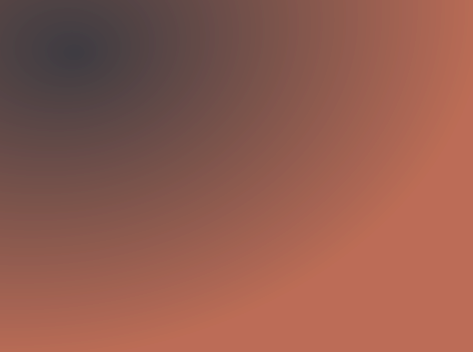
<?xml version="1.0" encoding="UTF-8"?>
<ui version="4.0">
 <class>BreakthroughsListWidget</class>
 <widget class="QWidget" name="BreakthroughsListWidget">
  <property name="geometry">
   <rect>
    <x>0</x>
    <y>0</y>
    <width>473</width>
    <height>352</height>
   </rect>
  </property>
  <property name="windowTitle">
   <string notr="true"/>
  </property>
  <property name="toolTip">
   <string notr="true"/>
  </property>
  <property name="styleSheet">
   <string notr="true">* {
	font-family: &quot;VertigoFLF&quot;, &quot;Tw Cen MT&quot;, &quot;Arial&quot;;
	font-weight: bold;
}


#BreakthroughsListWidget {
	background-color: qradialgradient(spread:pad, cx:0, cy:0, radius:1.034, fx:0.16, fy:0.152, stop:0 rgba(23, 20, 27, 150), stop:1 rgba(175, 79, 52, 150));
}


QListWidget {
	padding: 5px 5px 5px 5px;
	color: #F5E002;
	selection-color: #8E98A7;
	selection-background-color: rgb(26, 141, 144);
	font-size: 22px;
}


/* scrollbar vertical */
QScrollBar:vertical {
	background-color: qradialgradient(spread:pad, cx:0.5, cy:0.5, radius:0.749, fx:0.5, fy:0.5, stop:0 rgba(113, 238, 254, 140), stop:1 rgba(8, 58, 117, 160));;
	border: 1px solid rgba(113, 238, 254, 1);
	border-radius: 5px;
}
QScrollBar:groove {
	border-radius: 5px;
}
QScrollBar::handle {
	background-color: rgba(245, 224, 2, 1);
	border-radius: 5px;
}
QScrollBar::handle:pressed {
	background-color: rgba(255, 244, 22, 1);
}
QScrollBar::sub-line {
	width: 0;
	height: 0;
	background: none;
}
QScrollBar::add-line {
	width: 0;
	height: 0;
	background: none;
}


QScrollBar:vertical {
	width: 13px;
}
QScrollBar::handle:vertical {
	min-height: 15px;
}
QScrollBar::sub-page:vertical {
	background: none;
}
QScrollBar::add-page:vertical {
	background: none;
}</string>
  </property>
  <layout class="QHBoxLayout" name="horizontalLayout">
   <property name="spacing">
    <number>0</number>
   </property>
   <property name="leftMargin">
    <number>0</number>
   </property>
   <property name="topMargin">
    <number>0</number>
   </property>
   <property name="rightMargin">
    <number>0</number>
   </property>
   <property name="bottomMargin">
    <number>0</number>
   </property>
  </layout>
 </widget>
 <resources/>
 <connections/>
</ui>
